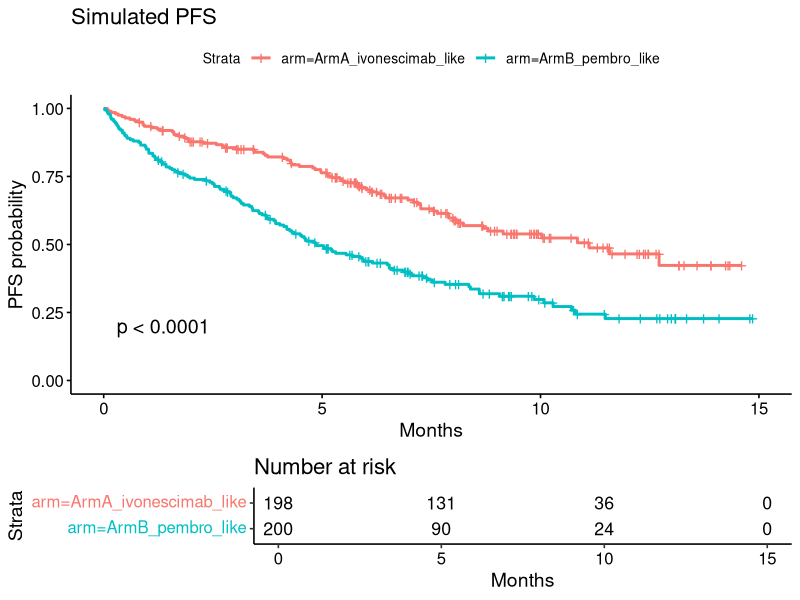
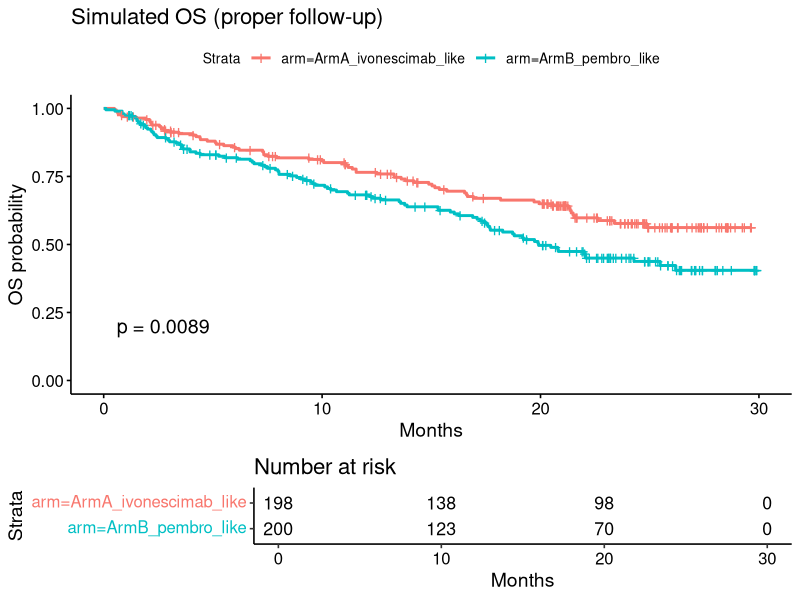
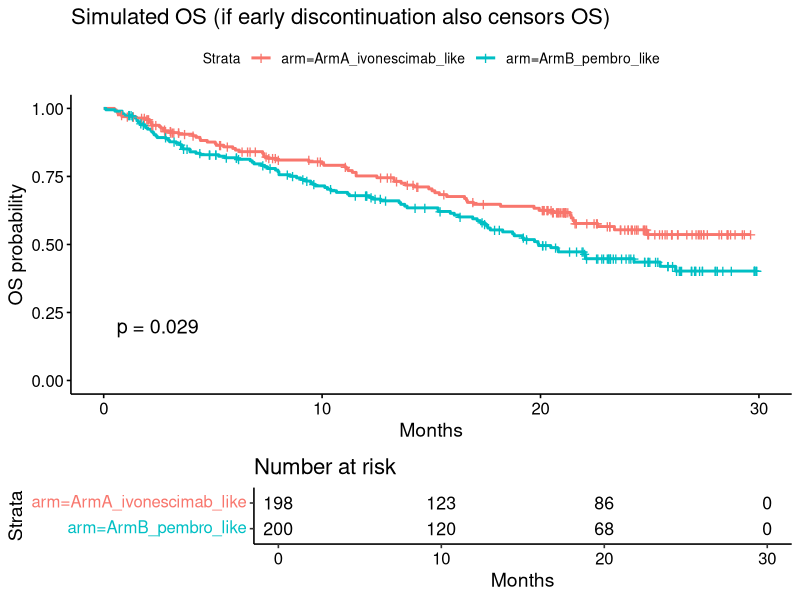

Here is the R script that generated these plots, in order: (Note: this script raises an error after producing the figures.)
# ============================================================
# HARMONi-2 style simulation: PFS / OS / censoring imbalance
# ============================================================
# Goal:
#   Simulate a two-arm trial resembling the public discussion:
#   - Arm A: ivonescimab-like arm
#   - Arm B: pembrolizumab-like arm
#   - Strong PFS signal (target HR ~0.51)
#   - OS trend only (target HR ~0.77)
#   - Imbalanced early treatment discontinuation / censoring
#
# This is NOT a reconstruction of patient-level truth.
# It is a teaching/demo script to explore how:
#   1) hazard ratio,
#   2) follow-up maturity,
#   3) informative censoring imbalance
# can change apparent trial results.
#
# ============================================================

# -----------------------------
# 0) Packages
# -----------------------------
pkgs <- c("survival", "survminer", "dplyr", "ggplot2", "purrr", "tibble")
new_pkgs <- pkgs[!pkgs %in% installed.packages()[, "Package"]]
if (length(new_pkgs)) install.packages(new_pkgs)

library(survival)
library(survminer)
library(dplyr)
library(ggplot2)
library(purrr)
library(tibble)

set.seed(112)

# -----------------------------
# 1) Helper functions
# -----------------------------

# Piecewise enrollment over 10 months: Nov 2022 -> Aug 2023 style
simulate_enrollment <- function(n, accrual_months = 10) {
  runif(n, min = 0, max = accrual_months)
}

# Generate exponential event times from median
rexp_from_median <- function(n, median_months) {
  rate <- log(2) / median_months
  rexp(n, rate = rate)
}

# Administrative cutoff from first patient in to data cut date
# Example:
#   first patient in = month 0
#   last patient in by month 10
#   data cut at month 15 from FPI
# Then each patient has follow-up = cut_date - entry_time
make_followup_limit <- function(entry_time, cut_date_month) {
  pmax(cut_date_month - entry_time, 0)
}

# Build observed data under event time + censor time + admin cut
build_time_to_event <- function(event_time, censor_time, admin_limit) {
  obs_time <- pmin(event_time, censor_time, admin_limit)
  status   <- as.integer(event_time <= censor_time & event_time <= admin_limit)
  tibble(time = obs_time, status = status)
}

# Kaplan-Meier median helper
safe_km_median <- function(time, status) {
  fit <- survfit(Surv(time, status) ~ 1)
  tb  <- summary(fit)$table
  if (is.null(tb) || is.na(tb["median"])) return(NA_real_)
  as.numeric(tb["median"])
}

# Cox HR helper
safe_cox_hr <- function(time, status, arm) {
  fit <- coxph(Surv(time, status) ~ arm)
  s   <- summary(fit)
  tibble(
    hr       = unname(s$coefficients[1, "exp(coef)"]),
    lower95  = unname(s$conf.int[1, "lower .95"]),
    upper95  = unname(s$conf.int[1, "upper .95"]),
    pvalue   = unname(s$coefficients[1, "Pr(>|z|)"])
  )
}

# Count maturity as event proportion among all randomized patients
calc_maturity <- function(status) {
  mean(status)
}

# Simple one-trial summary
summarize_trial <- function(dat, endpoint_label = "PFS") {
  hr_row <- safe_cox_hr(dat$time, dat$status, dat$arm)

  med <- dat %>%
    group_by(arm) %>%
    summarise(
      n = n(),
      events = sum(status),
      censored = sum(status == 0),
      median = safe_km_median(time, status),
      .groups = "drop"
    )

  out <- med %>%
    mutate(endpoint = endpoint_label) %>%
    bind_cols(hr_row[rep(1, nrow(med)), ])

  out
}

# -----------------------------
# 2) Core simulation engine
# -----------------------------
simulate_trial <- function(
  n_armA = 198,
  n_armB = 200,

  # enrollment / cutoff
  accrual_months = 10,
  pfs_cut_month  = 15,    # roughly short follow-up / WCLC-like
  os_cut_month   = 30,    # longer follow-up / later interim-like

  # target underlying medians
  pfs_median_B = 5.8,
  pfs_hr_A_vs_B = 0.51,
  os_median_B  = 24,
  os_hr_A_vs_B = 0.77,

  # discontinuation/censoring imbalance
  # "early discontinuation" is modeled as a censoring time
  early_disc_A_n = 19,
  early_disc_B_n = 4,
  early_disc_window = c(1, 8),  # months after randomization

  # background non-informative dropout
  dropout_rate = 0.015
) {
  # Derived medians from target HR under exponential survival
  # HR = lambda_A / lambda_B = median_B / median_A
  pfs_median_A <- pfs_median_B / pfs_hr_A_vs_B
  os_median_A  <- os_median_B  / os_hr_A_vs_B

  # Enrollment
  entry_A <- simulate_enrollment(n_armA, accrual_months)
  entry_B <- simulate_enrollment(n_armB, accrual_months)

  # True event times
  true_pfs_A <- rexp_from_median(n_armA, pfs_median_A)
  true_pfs_B <- rexp_from_median(n_armB, pfs_median_B)

  true_os_A  <- rexp_from_median(n_armA, os_median_A)
  true_os_B  <- rexp_from_median(n_armB, os_median_B)

  # Background dropout times
  bg_censor_A <- rexp(n_armA, rate = dropout_rate)
  bg_censor_B <- rexp(n_armB, rate = dropout_rate)

  # Add arm-specific early discontinuation / censoring
  disc_censor_A <- rep(Inf, n_armA)
  disc_censor_B <- rep(Inf, n_armB)

  idxA <- sample(seq_len(n_armA), early_disc_A_n)
  idxB <- sample(seq_len(n_armB), early_disc_B_n)

  disc_censor_A[idxA] <- runif(early_disc_A_n, early_disc_window[1], early_disc_window[2])
  disc_censor_B[idxB] <- runif(early_disc_B_n, early_disc_window[1], early_disc_window[2])

  censor_A <- pmin(bg_censor_A, disc_censor_A)
  censor_B <- pmin(bg_censor_B, disc_censor_B)

  # Administrative follow-up
  admin_pfs_A <- make_followup_limit(entry_A, pfs_cut_month)
  admin_pfs_B <- make_followup_limit(entry_B, pfs_cut_month)
  admin_os_A  <- make_followup_limit(entry_A, os_cut_month)
  admin_os_B  <- make_followup_limit(entry_B, os_cut_month)

  # Observed PFS
  obs_pfs_A <- build_time_to_event(true_pfs_A, censor_A, admin_pfs_A)
  obs_pfs_B <- build_time_to_event(true_pfs_B, censor_B, admin_pfs_B)

  # Observed OS
  # In a standard OS analysis, discontinuing study treatment should not
  # automatically censor OS if death follow-up continues.
  # To illustrate both possibilities, we create:
  #   1) proper OS follow-up (background dropout only)
  #   2) "bad OS handling" where early discontinuation also censors OS
  obs_os_A_proper <- build_time_to_event(true_os_A, bg_censor_A, admin_os_A)
  obs_os_B_proper <- build_time_to_event(true_os_B, bg_censor_B, admin_os_B)

  obs_os_A_bad <- build_time_to_event(true_os_A, censor_A, admin_os_A)
  obs_os_B_bad <- build_time_to_event(true_os_B, censor_B, admin_os_B)

  # Assemble data
  pfs_dat <- bind_rows(
    tibble(
      id = paste0("A_", seq_len(n_armA)),
      arm = "ArmA_ivonescimab_like",
      entry = entry_A,
      true_event = true_pfs_A,
      censor = censor_A,
      time = obs_pfs_A$time,
      status = obs_pfs_A$status,
      endpoint = "PFS",
      early_disc = seq_len(n_armA) %in% idxA
    ),
    tibble(
      id = paste0("B_", seq_len(n_armB)),
      arm = "ArmB_pembro_like",
      entry = entry_B,
      true_event = true_pfs_B,
      censor = censor_B,
      time = obs_pfs_B$time,
      status = obs_pfs_B$status,
      endpoint = "PFS",
      early_disc = seq_len(n_armB) %in% idxB
    )
  )

  os_dat_proper <- bind_rows(
    tibble(
      id = paste0("A_", seq_len(n_armA)),
      arm = "ArmA_ivonescimab_like",
      entry = entry_A,
      true_event = true_os_A,
      censor = bg_censor_A,
      time = obs_os_A_proper$time,
      status = obs_os_A_proper$status,
      endpoint = "OS_proper_followup",
      early_disc = seq_len(n_armA) %in% idxA
    ),
    tibble(
      id = paste0("B_", seq_len(n_armB)),
      arm = "ArmB_pembro_like",
      entry = entry_B,
      true_event = true_os_B,
      censor = bg_censor_B,
      time = obs_os_B_proper$time,
      status = obs_os_B_proper$status,
      endpoint = "OS_proper_followup",
      early_disc = seq_len(n_armB) %in% idxB
    )
  )

  os_dat_bad <- bind_rows(
    tibble(
      id = paste0("A_", seq_len(n_armA)),
      arm = "ArmA_ivonescimab_like",
      entry = entry_A,
      true_event = true_os_A,
      censor = censor_A,
      time = obs_os_A_bad$time,
      status = obs_os_A_bad$status,
      endpoint = "OS_if_early_disc_also_censors",
      early_disc = seq_len(n_armA) %in% idxA
    ),
    tibble(
      id = paste0("B_", seq_len(n_armB)),
      arm = "ArmB_pembro_like",
      entry = entry_B,
      true_event = true_os_B,
      censor = censor_B,
      time = obs_os_B_bad$time,
      status = obs_os_B_bad$status,
      endpoint = "OS_if_early_disc_also_censors",
      early_disc = seq_len(n_armB) %in% idxB
    )
  )

  list(
    pfs = pfs_dat,
    os_proper = os_dat_proper,
    os_bad = os_dat_bad,
    assumptions = list(
      pfs_median_A = pfs_median_A,
      pfs_median_B = pfs_median_B,
      os_median_A  = os_median_A,
      os_median_B  = os_median_B,
      pfs_hr_target = pfs_hr_A_vs_B,
      os_hr_target  = os_hr_A_vs_B
    )
  )
}

# -----------------------------
# 3) Run one simulated trial
# -----------------------------
sim1 <- simulate_trial(
  n_armA = 198,
  n_armB = 200,
  accrual_months = 10,
  pfs_cut_month = 15,    # short follow-up
  os_cut_month  = 30,    # later interim-like
  pfs_median_B = 5.8,
  pfs_hr_A_vs_B = 0.51,
  os_median_B = 24,
  os_hr_A_vs_B = 0.77,
  early_disc_A_n = 19,
  early_disc_B_n = 4,
  early_disc_window = c(1, 8),
  dropout_rate = 0.015
)

# -----------------------------
# 4) Summaries
# -----------------------------
cat("\nAssumptions used:\n")
print(sim1$assumptions)

cat("\nPFS summary:\n")
print(summarize_trial(sim1$pfs, "PFS"))

cat("\nOS summary (proper OS follow-up):\n")
print(summarize_trial(sim1$os_proper, "OS_proper_followup"))

cat("\nOS summary (if early discontinuation also censors OS):\n")
print(summarize_trial(sim1$os_bad, "OS_if_early_disc_also_censors"))

cat("\nMaturity estimates:\n")
cat("PFS maturity =", round(100 * calc_maturity(sim1$pfs$status), 1), "%\n")
cat("OS proper maturity =", round(100 * calc_maturity(sim1$os_proper$status), 1), "%\n")
cat("OS bad maturity =", round(100 * calc_maturity(sim1$os_bad$status), 1), "%\n")

# -----------------------------
# 5) Kaplan-Meier plots
# -----------------------------
fit_pfs <- survfit(Surv(time, status) ~ arm, data = sim1$pfs)
fit_os1 <- survfit(Surv(time, status) ~ arm, data = sim1$os_proper)
fit_os2 <- survfit(Surv(time, status) ~ arm, data = sim1$os_bad)

p1 <- ggsurvplot(
  fit_pfs, data = sim1$pfs,
  risk.table = TRUE, conf.int = FALSE, pval = TRUE,
  title = "Simulated PFS",
  xlab = "Months", ylab = "PFS probability"
)

p2 <- ggsurvplot(
  fit_os1, data = sim1$os_proper,
  risk.table = TRUE, conf.int = FALSE, pval = TRUE,
  title = "Simulated OS (proper follow-up)",
  xlab = "Months", ylab = "OS probability"
)

p3 <- ggsurvplot(
  fit_os2, data = sim1$os_bad,
  risk.table = TRUE, conf.int = FALSE, pval = TRUE,
  title = "Simulated OS (if early discontinuation also censors OS)",
  xlab = "Months", ylab = "OS probability"
)

print(p1)
print(p2)
print(p3)

# -----------------------------
# 6) Show censoring imbalance directly
# -----------------------------
censor_summary <- bind_rows(sim1$pfs, sim1$os_proper, sim1$os_bad) %>%
  group_by(endpoint, arm) %>%
  summarise(
    n = n(),
    events = sum(status),
    censored = sum(status == 0),
    early_disc_n = sum(early_disc),
    early_disc_pct = round(100 * mean(early_disc), 1),
    censor_pct = round(100 * mean(status == 0), 1),
    .groups = "drop"
  )

cat("\nCensoring / early discontinuation summary:\n")
print(censor_summary)

# -----------------------------
# 7) Repeat many trials to study average behavior
# -----------------------------
run_many_trials <- function(
  n_sim = 500,
  n_armA = 198,
  n_armB = 200,
  pfs_cut_month = 15,
  os_cut_month = 30,
  pfs_median_B = 5.8,
  pfs_hr_A_vs_B = 0.51,
  os_median_B = 24,
  os_hr_A_vs_B = 0.77,
  early_disc_A_n = 19,
  early_disc_B_n = 4
) {
  map_dfr(seq_len(n_sim), function(i) {
    s <- simulate_trial(
      n_armA = n_armA,
      n_armB = n_armB,
      pfs_cut_month = pfs_cut_month,
      os_cut_month = os_cut_month,
      pfs_median_B = pfs_median_B,
      pfs_hr_A_vs_B = pfs_hr_A_vs_B,
      os_median_B = os_median_B,
      os_hr_A_vs_B = os_hr_A_vs_B,
      early_disc_A_n = early_disc_A_n,
      early_disc_B_n = early_disc_B_n
    )

    pfs_hr <- safe_cox_hr(s$pfs$time, s$pfs$status, s$pfs$arm)
    os1_hr <- safe_cox_hr(s$os_proper$time, s$os_proper$status, s$os_proper$arm)
    os2_hr <- safe_cox_hr(s$os_bad$time, s$os_bad$status, s$os_bad$arm)

    tibble(
      sim = i,
      pfs_hr = pfs_hr$hr,
      pfs_p  = pfs_hr$pvalue,
      pfs_maturity = calc_maturity(s$pfs$status),

      os_hr_proper = os1_hr$hr,
      os_p_proper  = os1_hr$pvalue,
      os_maturity_proper = calc_maturity(s$os_proper$status),

      os_hr_bad = os2_hr$hr,
      os_p_bad  = os2_hr$pvalue,
      os_maturity_bad = calc_maturity(s$os_bad$status)
    )
  })
}

res_many <- run_many_trials(
  n_sim = 500,
  pfs_cut_month = 15,
  os_cut_month = 30,
  pfs_median_B = 5.8,
  pfs_hr_A_vs_B = 0.51,
  os_median_B = 24,
  os_hr_A_vs_B = 0.77,
  early_disc_A_n = 19,
  early_disc_B_n = 4
)

cat("\nAverage simulation results across 500 runs:\n")
res_many %>%
  summarise(
    mean_pfs_hr = mean(pfs_hr),
    sig_pfs_0.05 = mean(pfs_p < 0.05),
    mean_pfs_maturity = mean(pfs_maturity),

    mean_os_hr_proper = mean(os_hr_proper),
    sig_os_0.05_proper = mean(os_p_proper < 0.05),
    mean_os_maturity_proper = mean(os_maturity_proper),

    mean_os_hr_bad = mean(os_hr_bad),
    sig_os_0.05_bad = mean(os_p_bad < 0.05),
    mean_os_maturity_bad = mean(os_maturity_bad)
  ) %>%
  print()

# -----------------------------
# 8) Visualize distribution of HRs
# -----------------------------
hr_long <- res_many %>%
  select(sim, pfs_hr, os_hr_proper, os_hr_bad) %>%
  tidyr::pivot_longer(-sim, names_to = "endpoint", values_to = "hr")

ggplot(hr_long, aes(x = hr)) +
  geom_histogram(bins = 35) +
  facet_wrap(~ endpoint, scales = "free_y") +
  geom_vline(xintercept = 1, linetype = 2) +
  labs(
    title = "Distribution of estimated hazard ratios across simulations",
    x = "Estimated HR",
    y = "Count"
  )

# -----------------------------
# 9) Sensitivity analysis:
#    What if censoring imbalance disappears?
# -----------------------------
compare_censoring_scenarios <- function(n_sim = 300) {
  scen1 <- run_many_trials(
    n_sim = n_sim,
    early_disc_A_n = 19,
    early_disc_B_n = 4
  ) %>%
    mutate(scenario = "Imbalanced censoring (19 vs 4)")

  scen2 <- run_many_trials(
    n_sim = n_sim,
    early_disc_A_n = 4,
    early_disc_B_n = 4
  ) %>%
    mutate(scenario = "Balanced censoring (4 vs 4)")

  bind_rows(scen1, scen2)
}

sens <- compare_censoring_scenarios(300)

sens_plot_dat <- sens %>%
  select(scenario, pfs_hr, os_hr_proper, os_hr_bad) %>%
  tidyr::pivot_longer(cols = c(pfs_hr, os_hr_proper, os_hr_bad),
                      names_to = "endpoint", values_to = "hr")

ggplot(sens_plot_dat, aes(x = scenario, y = hr)) +
  geom_boxplot() +
  facet_wrap(~ endpoint, scales = "free_y") +
  geom_hline(yintercept = 1, linetype = 2) +
  labs(
    title = "Sensitivity to censoring imbalance",
    x = "",
    y = "Estimated HR"
  ) +
  theme(axis.text.x = element_text(angle = 15, hjust = 1))

# -----------------------------
# 10) Sensitivity analysis:
#     What if control OS is better than expected?
# -----------------------------
# This reflects the discussion point:
# if the control arm lives longer than assumed, the study may have less power.

compare_control_os <- function(control_os_values = c(18, 21, 24, 27), n_sim = 200) {
  map_dfr(control_os_values, function(medB) {
    run_many_trials(
      n_sim = n_sim,
      os_median_B = medB,
      os_hr_A_vs_B = 0.77,
      early_disc_A_n = 19,
      early_disc_B_n = 4
    ) %>%
      mutate(control_os_median = medB)
  })
}

os_sens <- compare_control_os(c(18, 21, 24, 27), 200)

os_sens %>%
  group_by(control_os_median) %>%
  summarise(
    mean_os_hr = mean(os_hr_proper),
    mean_os_maturity = mean(os_maturity_proper),
    power_like_p_lt_0.05 = mean(os_p_proper < 0.05),
    .groups = "drop"
  ) %>%
  print()

ggplot(os_sens, aes(x = factor(control_os_median), y = os_p_proper < 0.05)) +
  stat_summary(fun = mean, geom = "bar") +
  labs(
    title = "Apparent OS success rate vs control median OS",
    x = "Assumed control median OS (months)",
    y = "Fraction with p < 0.05"
  )

# -----------------------------
# 11) Approximate "39% maturity" calibration
# -----------------------------
# We can search for an OS data cut that yields around 39% OS maturity.

find_cut_for_target_maturity <- function(
  target = 0.39,
  grid = seq(22, 40, by = 0.5),
  n_try = 80,
  os_median_B = 24,
  os_hr_A_vs_B = 0.77
) {
  res <- map_dfr(grid, function(cutm) {
    vals <- replicate(n_try, {
      s <- simulate_trial(
        pfs_cut_month = 15,
        os_cut_month = cutm,
        os_median_B = os_median_B,
        os_hr_A_vs_B = os_hr_A_vs_B,
        early_disc_A_n = 19,
        early_disc_B_n = 4
      )
      calc_maturity(s$os_proper$status)
    })
    tibble(cut_month = cutm, mean_maturity = mean(vals))
  })

  res %>%
    mutate(diff = abs(mean_maturity - target)) %>%
    arrange(diff)
}

maturity_search <- find_cut_for_target_maturity(target = 0.39)
cat("\nClosest cut months to 39% OS maturity:\n")
print(head(maturity_search, 10))

# -----------------------------
# 12) Export one simulated dataset
# -----------------------------
write.csv(sim1$pfs, "simulated_pfs_dataset.csv", row.names = FALSE)
write.csv(sim1$os_proper, "simulated_os_proper_dataset.csv", row.names = FALSE)
write.csv(sim1$os_bad, "simulated_os_bad_dataset.csv", row.names = FALSE)

cat("\nFiles written:\n")
cat("  simulated_pfs_dataset.csv\n")
cat("  simulated_os_proper_dataset.csv\n")
cat("  simulated_os_bad_dataset.csv\n")

# ============================================================
# How to interpret this script
# ============================================================
# 1) PFS:
#    With median_B ~ 5.8 and target HR ~ 0.51, Arm A should look strongly better.
#
# 2) OS:
#    With target HR ~ 0.77 and immature follow-up, you often see a favorable trend
#    without a decisive p-value.
#
# 3) Censoring imbalance:
#    The "19 vs 4" early discontinuation mechanism lets you explore whether
#    unequal censoring can distort observed PFS / OS estimates.
#
# 4) Proper vs improper OS handling:
#    The OS_proper dataset assumes study-treatment discontinuation does NOT
#    automatically stop death follow-up.
#    The OS_bad dataset shows what happens if it does censor OS.
#
# 5) Sensitivity analysis:
#    You can vary:
#      - pfs_hr_A_vs_B
#      - os_hr_A_vs_B
#      - early_disc_A_n / early_disc_B_n
#      - os_median_B
#      - pfs_cut_month / os_cut_month
#
# This is the safest way to discuss the "story" quantitatively without pretending
# to know the real patient-level data.
# ============================================================
